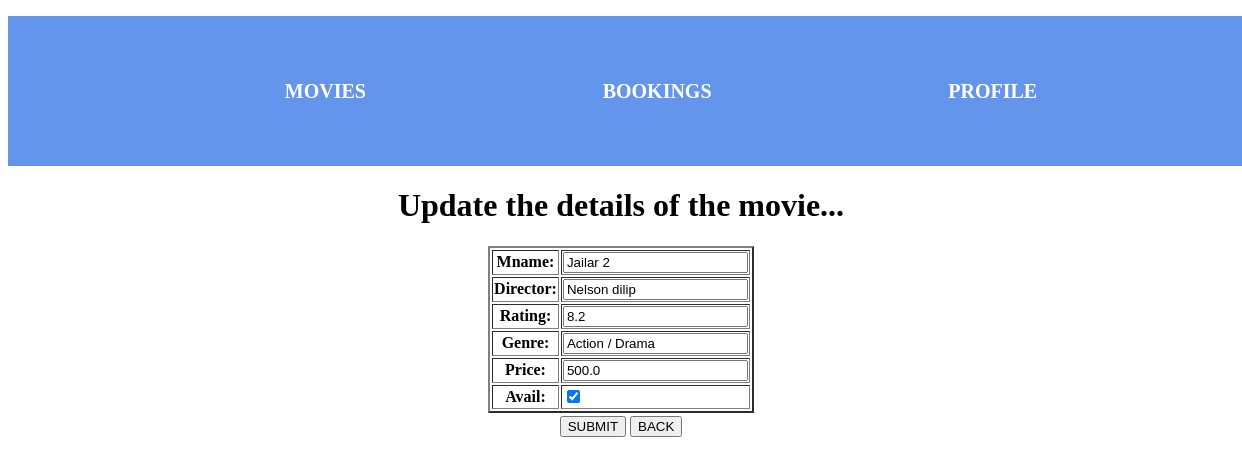
Screenshot of /update_mov/1 with the database file from the repository.
### movies/models.py (models this page shows, shortened)
class MovieModel(models.Model):
    mname = models.CharField(max_length=30)
    director = models.CharField(max_length=15)
    rating = models.FloatField()
    genre = models.CharField(max_length=15)
    price = models.FloatField()
    release_date = models.DateTimeField(auto_now_add=True)
    avail = models.BooleanField()

### movies/views.py (the view)
# urls.py: path('update_mov/<int:mid>', views.update_mov, name='update_mov'),
def update_mov(request,mid):
    record = get_object_or_404(MovieModel, id=mid)
    form = MovieModelForm(request.POST or None, instance=record)
    if form.is_valid():
        form.save()
        return redirect('read_mov')
    return render(request,'update_mov.html', {'form':form})

### movies/forms.py
class MovieModelForm(forms.ModelForm):
    class Meta:
        model = MovieModel
        fields = ['mname', 'director','rating', 'genre','price','avail']

### movies/templates/update_mov.html (shortened to what this page needs)
{% extends "main.html" %}
{% block content %}
    <h1>Update the details of the movie...</h1>
    <form method="post">
        <table border="2">
            {{ form.as_table }}
        </table>
        <button type="submit">SUBMIT</button>
        <a href="{% url 'read_mov' %}"><button>BACK</button></a>
    </form>
{% endblock %}

### static/style.css (style rules this page uses)
a { text-decoration: none; color: white; font-size: 20px; font-weight: 600; }

### rows the page displays
MovieModel: mname "Jailar 2", director "Nelson dilip", rating "8.2", genre "Action / Drama", price "500.0", avail "☑"
